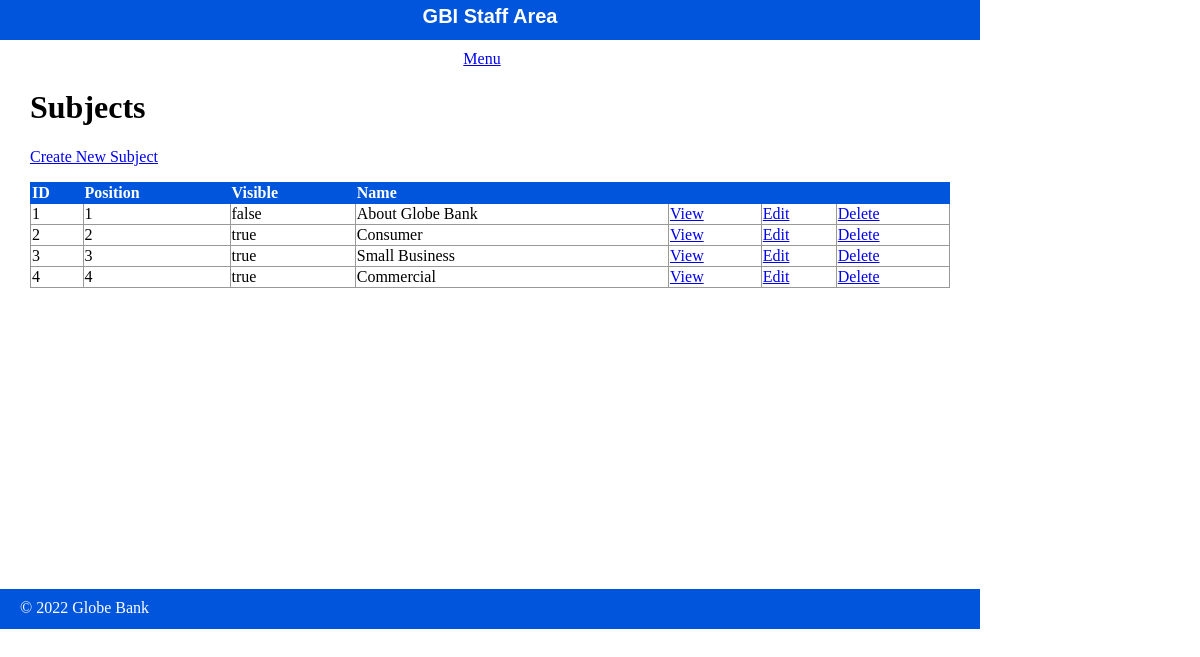
Page /staff/subjects/index.php on the committed database.
### tables this page shows
CREATE TABLE IF NOT EXISTS `subjects` (
  `id` int(11) NOT NULL AUTO_INCREMENT,
  `menu_name` varchar(255) DEFAULT NULL,
  `position` int(3) DEFAULT NULL,
  `visible` tinyint(1) DEFAULT NULL,
  PRIMARY KEY (`id`)
);

### private/functions.php (called while the page is built, shortened)
<?php
  function url_for($script_path) {
    return WWW_ROOT . $script_path;
  }
  function u($string="") {
    return urlencode($string);
  }
  function h($string="") {
    return htmlspecialchars($string);
  }

### private/query_functions.php (called while the page is built, shortened)
<?php
  function find_all_subjects() {
    global $db;
    $sql = "SELECT * FROM subjects ";
    $sql .= "ORDER BY position ASC";
    $result = mysqli_query($db, $sql);
    return $result;
  }

### public/staff/subjects/index.php (the view, shortened to what this page needs)
<?php $subject_set = find_all_subjects(); ?>
<?php include(SHARED_PATH . '/staff_header.php'); ?>
<div id="content">
  <div class="sujects listing">
    <h1>Subjects</h1>
    <div class="actions">
      <a href="<?php echo url_for('/staff/subjects/new.php'); ?>" class="action">Create New Subject</a>
    </div>
    <table class="list">
      <tr>
        <th>ID</th>
        <th>Position</th>
        <th>Visible</th>
        <th>Name</th>
        <th>&nbsp;</th>
        <th>&nbsp;</th>
        <th>&nbsp;</th>
      </tr>
      <?php while($subject = mysqli_fetch_assoc($subject_set)) { ?>
        <tr>
          <td><?php echo h($subject['id']); ?></td>
          <td><?php echo h($subject['position']); ?></td>
          <td><?php echo $subject['visible'] == 1? 'true' : 'false'; ?></td>
          <td><?php echo h($subject['menu_name']); ?></td>
          <td><a href="<?php echo url_for('/staff/subjects/show.php?id='.h(u($subject['id']))); ?>" class="action">View</a></td>
          <td><a href="<?php echo url_for('/staff/subjects/edit.php?id='.h(u($subject['id']))); ?>" class="action">Edit</a></td>
          <td><a href="<?php echo url_for('/staff/subjects/delete.php?id='.h(u($subject['id']))); ?>" class="action">Delete</a></td>
        </tr>
      <?php } ?>
    </table>
  </div>
</div>
<?php include(SHARED_PATH . '/staff_footer.php'); ?>

### public/stylesheets/staff.css (style rules this page uses)
html { height: 100%; width: 100%; }
body { height: 980%; width: 100%; margin: 0; padding: 0; }
#content { width: 920px; min-height: 500px; padding: 0 30px; }
.actions { margin-bottom: 1em; }
table { border-collapse: collapse; vertical-align: top; }
table.list { width: 100%; }
table.list tr td { border: 1px solid #999; }
table.list tr th { border: 1px solid #0055dd; background: #0055dd; color: white; text-align: left; }

### rows in the picture
subjects: id "1", position "1", visible "false", menu_name "About Globe Bank"
subjects: id "2", position "2", visible "true", menu_name "Consumer"
subjects: id "3", position "3", visible "true", menu_name "Small Business"
subjects: id "4", position "4", visible "true", menu_name "Commercial"
